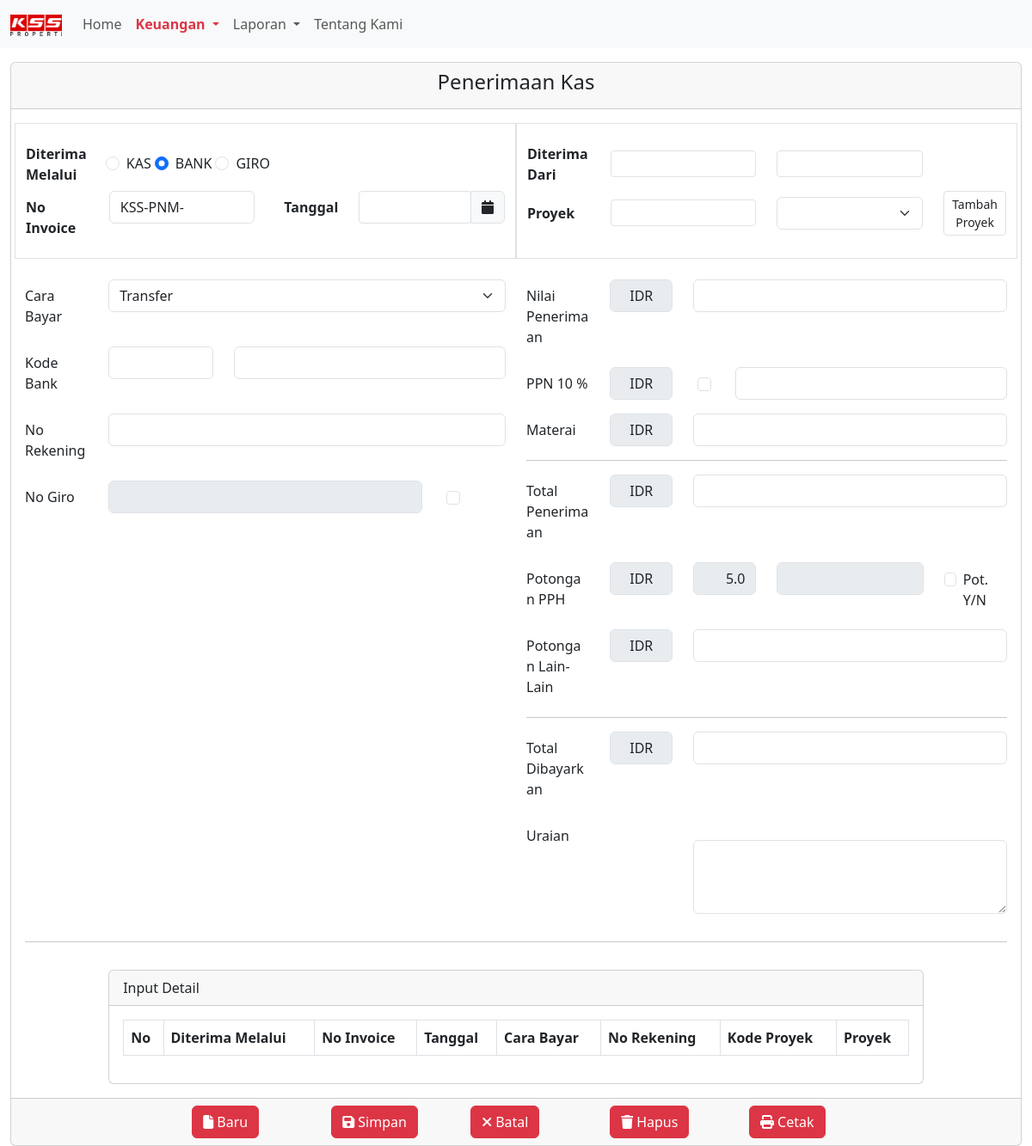
Page /keuangan-penerimaan.php on the earlier database version.
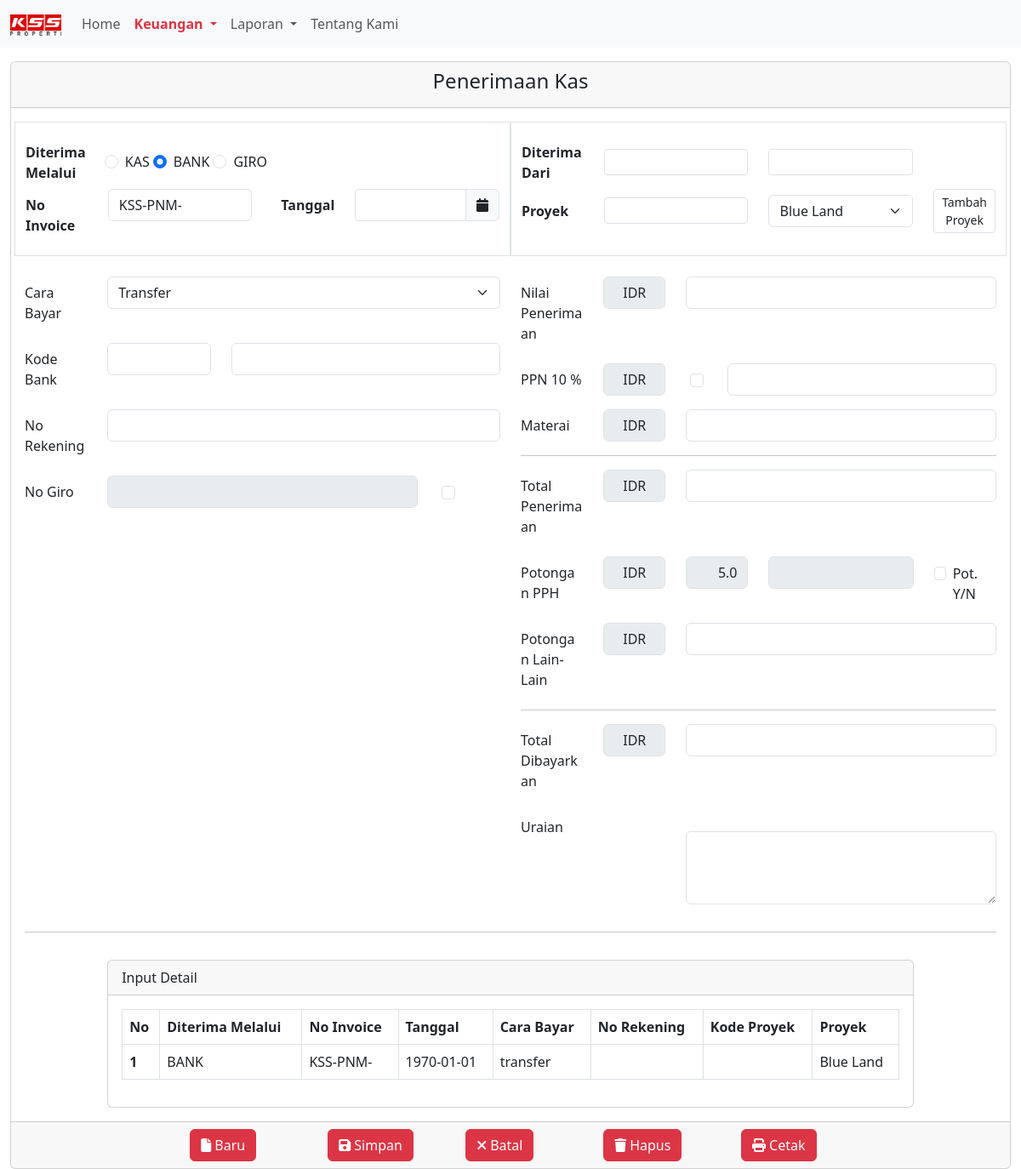
Same page on the later database version.
### tables this page shows
CREATE TABLE `penerimaan_kas` (
  `id` int NOT NULL,
  `payment` varchar(255) NOT NULL,
  `no_invoice` varchar(255) NOT NULL,
  `tanggal` date NOT NULL,
  `caraBayar` varchar(255) NOT NULL,
  `kodeBank` varchar(255) NOT NULL,
  `noRekening` varchar(255) NOT NULL,
  `proyek` varchar(255) NOT NULL,
  `kode_proyek` varchar(255) NOT NULL,
  `nilai_penerimaan` int NOT NULL,
  `ppn` varchar(255) NOT NULL,
  `materai` int NOT NULL,
  `total_pnrm` int NOT NULL,
  `pot_pph` int DEFAULT NULL,
  `pot_lain` int NOT NULL,
  `total_bayar` int NOT NULL,
  `uraian` varchar(255) NOT NULL
);

CREATE TABLE `proyek` (
  `id` int NOT NULL,
  `nama` varchar(255) NOT NULL
);

### function.php (called while the page is built, shortened)
<?php
require "koneksi.php";
function query($query)
{
    global $conn;
    $result = mysqli_query($conn, $query);
    $rows = [];
    while ($row = mysqli_fetch_assoc($result)) {
        $rows[] = $row;
    }
    return $rows;
}

### keuangan-penerimaan.php (the view, shortened to what the rows shown need)
<?php
require "function.php";
$penerimaan = query("SELECT * FROM penerimaan_kas LEFT JOIN proyek ON penerimaan_kas.proyek = proyek.id");
?>
<!DOCTYPE html>
<html lang="en">
<head>
  <link rel="stylesheet" href="./src/style/global.css" />
  <link rel="stylesheet" href="./src/bootstrap/bootstrap.min.css" />
  <link rel="stylesheet" href="./src/style/all.min.css" />
</head>
<body>
  <section class="form-penerimaan">
    <div class="container-fluid">
      <div class="card">
        <form action="" method="POST">
          <div class="card-body">
            <div class="row mt-3">
              <div class="col-10 offset-1">
                <div class="card">
                  <div class="card-body">
                    <table class="table table-bordered">
                      <thead>
                        <tr>
                          <th scope="col">No</th>
                          <th scope="col">Diterima Melalui</th>
                          <th scope="col">No Invoice</th>
                          <th scope="col">Tanggal</th>
                          <th scope="col">Cara Bayar</th>
                          <th scope="col">No Rekening</th>
                          <th scope="col">Kode Proyek</th>
                          <th scope="col">Proyek</th>
                        </tr>
                      </thead>
                      <tbody>
                        <?php foreach ($penerimaan as $i => $row) : ?>
                          <tr>
                            <th scope="row"><?php echo ++$i ?></th>
                            <td><?php echo $row['payment'] ?></td>
                            <td><?php echo $row['no_invoice'] ?></td>
                            <td><?php echo $row['tanggal'] ?></td>
                            <td><?php echo $row['caraBayar'] ?></td>
                            <td><?php echo $row['noRekening'] ?></td>
                            <td><?php echo $row['kode_proyek'] ?></td>
                            <td><?php echo $row['nama'] ?></td>
                          </tr>
                        <?php endforeach; ?>
                      </tbody>
                    </table>
                  </div>
                </div>
              </div>
            </div>
          </div>
        </form>
      </div>
    </div>
  </section>
</body>
</html>

Differences in the rows shown:
added penerimaan_kas: payment "BANK", no_invoice "KSS-PNM-", tanggal "1970-01-01", caraBayar "transfer", proyek.nama "Blue Land"
Other differences:
form field tambahProyek: (not shown) → "Blue Land"
